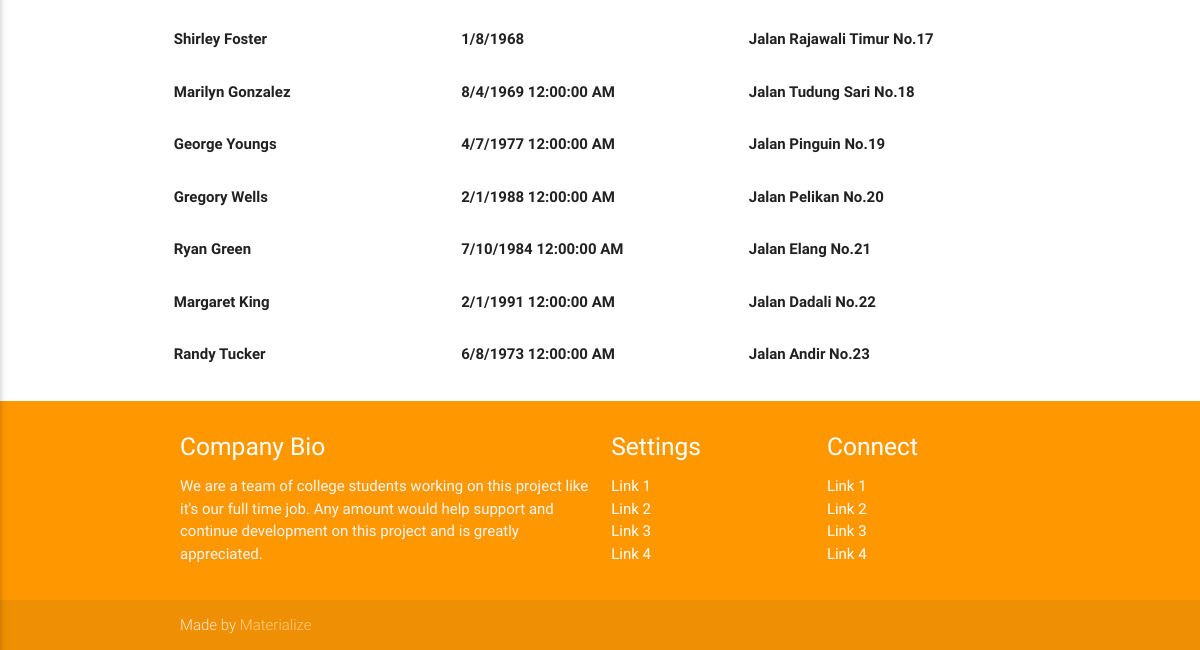
The page /pengumuman.php (lower part) on the database as committed earlier.
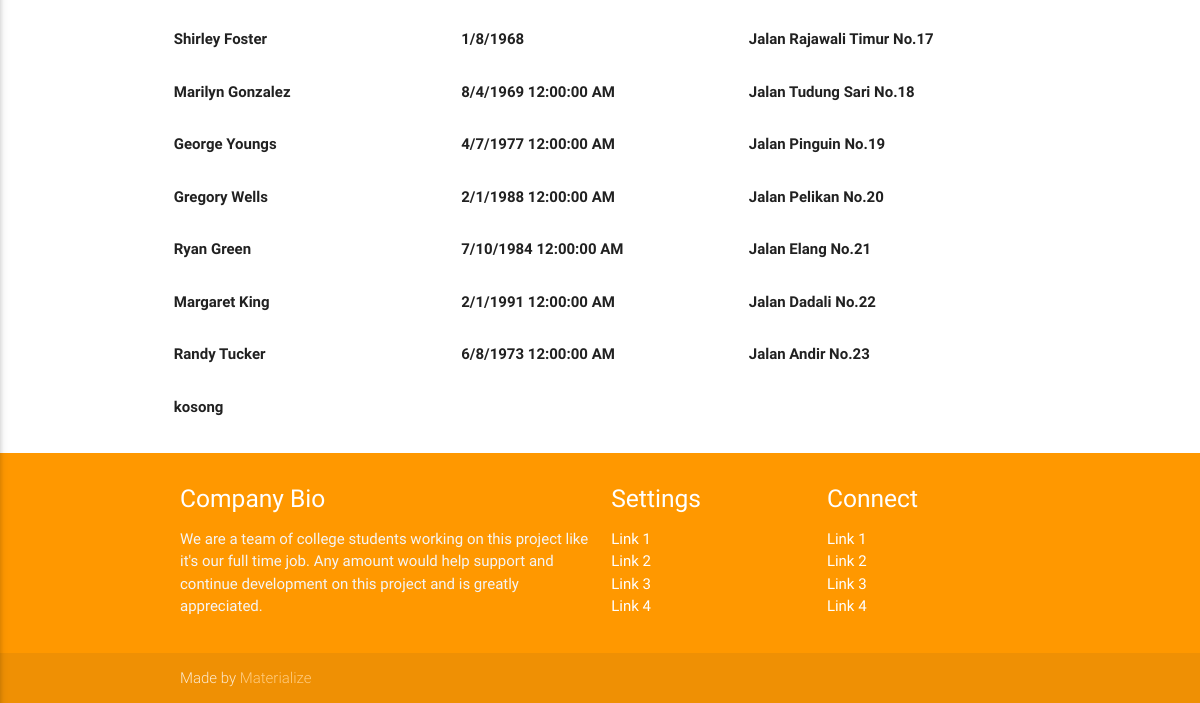
The same page on the database as committed later.
### tables this page shows
CREATE TABLE IF NOT EXISTS `penyiar` (
`id_penyiar` int(10) NOT NULL,
  `nama` varchar(50) NOT NULL,
  `tempat_tanggal_lahir` varchar(50) NOT NULL,
  `jenis_kelamin` enum('Perempuan','Laki-Laki') NOT NULL,
  `agama` enum('Islam','Protestan','Katolik','Hindu','Buddha') NOT NULL,
  `alamat` varchar(50) NOT NULL,
  `status` enum('Menikah','Lajang','Pernah Menikah') NOT NULL,
  `no_hp` varchar(50) NOT NULL,
  `email` varchar(50) NOT NULL,
  `akun_fb` varchar(50) NOT NULL,
  `waktu_masuk` datetime NOT NULL DEFAULT CURRENT_TIMESTAMP
);

### pengumuman.php (the view, shortened to what this page needs)
<!DOCTYPE html>
<html lang="en">
<head>
  <link href="css/materialize.css" type="text/css" rel="stylesheet" media="screen,projection"/>
  <link href="css/style.css" type="text/css" rel="stylesheet" media="screen,projection"/>
</head>
<body>
  <div class="section no-pad-bot" id="index-banner">
    <div class="container">
      <br><br>
      <div class="wrapper-lg">
        <div class="row">
          <div class="col-md-12">
            <div class="panel panel-default">
              <div class="panel-body">
                <div class="table-responsive">
                <?php
                  $servername = "localhost";
                  $username = "root";
                  $password = "";
                  $dbname = "k-lite";
                  $conn = new mysqli($servername, $username, $password, $dbname);
                  $sql = "SELECT * FROM penyiar";
                  $result = $conn->query($sql);
                  echo'
                    <table ui-jq="dataTable" class="table table-striped b-t b-b">
                      <thead>
                        <tr>
                          <th  style="width:18%">Nama Lengkap</th>
                          <th  style="width:18%">Tempat/Tanggal Lahir</th>
                          <th  style="width:18%">Alamat</th>
                        </tr>
                      </thead>
                  ';
                  if ($result->num_rows > 0) {
                    while($row = $result->fetch_assoc()) {
                      echo'
                        <tbody>
                          <tr>
                            <th>'.$row["nama"].'</th>
                            <th>'.$row["tempat_tanggal_lahir"].'</th>
                            <th>'.$row["alamat"].'</th>
                          </tr>
                        </tbody>
                      ';
                    }
                    echo'
                      </table>
                    ';
                  }
                ?>
              </div>
              </div>
            </div>
          </div>
        </div>
      </div>
    </div>
  <footer class="page-footer orange">
    <div class="container">
      <div class="row">
        <div class="col l6 s12">
          <h5 class="white-text">Company Bio</h5>
          <p class="grey-text text-lighten-4">We are a team of college students working on this project like it's our full time job. Any amount would help support and continue development on this project and is greatly appreciated.</p>
        </div>
        <div class="col l3 s12">
          <h5 class="white-text">Settings</h5>
          <ul>
            <li><a class="white-text" href="#!">Link 1</a></li>
            <li><a class="white-text" href="#!">Link 2</a></li>
            <li><a class="white-text" href="#!">Link 3</a></li>
            <li><a class="white-text" href="#!">Link 4</a></li>
          </ul>
        </div>
        <div class="col l3 s12">
          <h5 class="white-text">Connect</h5>
          <ul>
            <li><a class="white-text" href="#!">Link 1</a></li>
            <li><a class="white-text" href="#!">Link 2</a></li>
            <li><a class="white-text" href="#!">Link 3</a></li>
            <li><a class="white-text" href="#!">Link 4</a></li>
          </ul>
        </div>
      </div>
    </div>
    <div class="footer-copyright">
      <div class="container">
      Made by <a class="orange-text text-lighten-3" href="http://materializecss.com">Materialize</a>
      </div>
    </div>
  </footer>
  </body>
</html>

Rows that differ between the two databases and show on the page:
added penyiar: nama "kosong"
